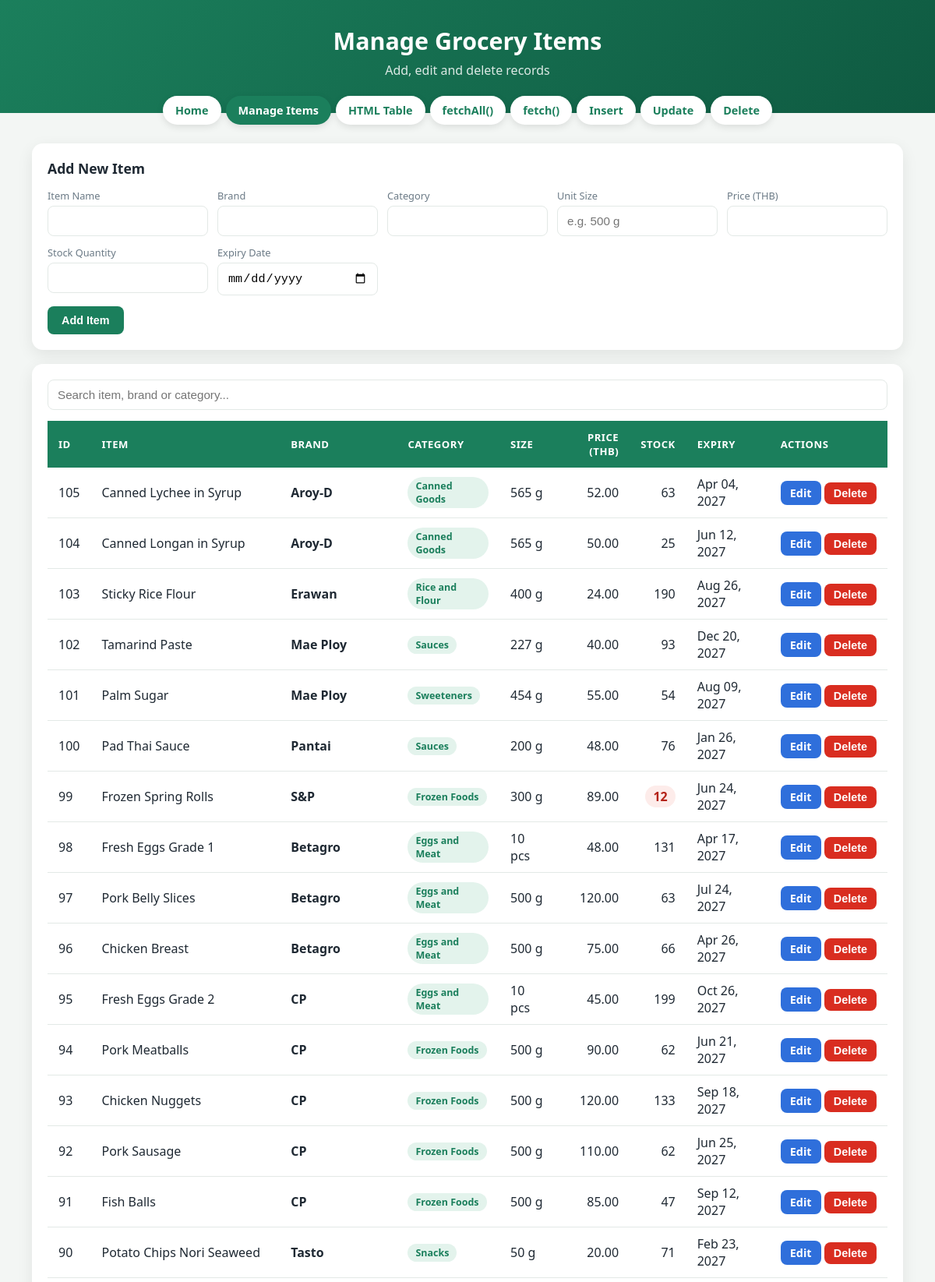
Screenshot of /crud.php (upper part) with the database file from the repository.
### tables this page shows
CREATE TABLE grocery_items (
    item_id        INT UNSIGNED  NOT NULL AUTO_INCREMENT PRIMARY KEY,
    item_name      VARCHAR(100)  NOT NULL,
    brand_name     VARCHAR(50)   NOT NULL,
    category       VARCHAR(30)   NOT NULL,
    unit_size      VARCHAR(20)   NOT NULL,
    price          DECIMAL(8,2)  NOT NULL,
    stock_quantity INT UNSIGNED  NOT NULL DEFAULT 0,
    expiry_date    DATE          NOT NULL,
    INDEX idx_category (category),
    INDEX idx_brand (brand_name)
);

### dbconfig.php (called while the page is built, shortened)
<?php
$table   = 'grocery_items';

### layout.php (the view, shortened to what this page needs)
<?php
function page_start($title, $subtitle = '') {
    $current = basename($_SERVER['PHP_SELF']);
    $links = [
        'index.php'     => 'Home',
        'crud.php'      => 'Manage Items',
        'table.php'     => 'HTML Table',
        'fetch_all.php' => 'fetchAll()',
        'fetch.php'     => 'fetch()',
        'insert.php'    => 'Insert',
        'update.php'    => 'Update',
        'delete.php'    => 'Delete',
    ];
    echo '<!DOCTYPE html><html lang="en"><head><meta charset="UTF-8">';
    echo '<link rel="stylesheet" href="style.css"></head><body>';
    echo '<div class="header"><h1>' . htmlspecialchars($title) . '</h1>';
    echo '<p>' . htmlspecialchars($subtitle) . '</p></div>';
    echo '<nav class="nav">';
    foreach ($links as $file => $label) {
        $active = ($file === $current) ? ' class="active"' : '';
        echo '<a href="' . $file . '"' . $active . '>' . $label . '</a>';
    }
    echo '</nav><div class="container">';
}
function page_end() {
    echo '</div></body></html>';
}
function item_fields($i = null) {
    $v = function ($k) use ($i) { return $i ? htmlspecialchars($i[$k]) : ''; };
    ?>
    <div class="form-grid">
        <div><label>Item Name</label><input type="text" name="item_name" required value="<?= $v('item_name') ?>"></div>
        <div><label>Brand</label><input type="text" name="brand_name" required value="<?= $v('brand_name') ?>"></div>
        <div><label>Category</label><input type="text" name="category" required value="<?= $v('category') ?>"></div>
        <div><label>Unit Size</label><input type="text" name="unit_size" required placeholder="e.g. 500 g" value="<?= $v('unit_size') ?>"></div>
        <div><label>Price (THB)</label><input type="number" step="0.01" min="0" name="price" required value="<?= $v('price') ?>"></div>
        <div><label>Stock Quantity</label><input type="number" min="0" name="stock_quantity" required value="<?= $v('stock_quantity') ?>"></div>
        <div><label>Expiry Date</label><input type="date" name="expiry_date" required value="<?= $v('expiry_date') ?>"></div>
    </div>
    <?php
}
function items_table($items, $actions = false) {
    ?>
    <input type="text" class="search" placeholder="Search item, brand or category..."
           oninput="filterRows(this.value)">
    <div class="table-wrap">
    <table id="items-table">
        <thead><tr>
            <th>ID</th><th>Item</th><th>Brand</th><th>Category</th><th>Size</th>
            <th class="num">Price (THB)</th><th class="num">Stock</th><th>Expiry</th>
            <?php if ($actions): ?><th>Actions</th><?php endif; ?>
        </tr></thead>
        <tbody>
        <?php foreach ($items as $r): ?>
            <tr>
                <td><?= (int)$r['item_id'] ?></td>
                <td><?= htmlspecialchars($r['item_name']) ?></td>
                <td class="brand"><?= htmlspecialchars($r['brand_name']) ?></td>
                <td><span class="badge"><?= htmlspecialchars($r['category']) ?></span></td>
                <td><?= htmlspecialchars($r['unit_size']) ?></td>
                <td class="num"><?= number_format($r['price'], 2) ?></td>
                <td class="num">
                    <?php if ($r['stock_quantity'] < 20): ?>
                        <span class="low"><?= (int)$r['stock_quantity'] ?></span>
                    <?php else: ?><?= (int)$r['stock_quantity'] ?><?php endif; ?>
                </td>
                <td><?= htmlspecialchars(date('M d, Y', strtotime($r['expiry_date']))) ?></td>
                <?php if ($actions): ?>
                <td class="actions">
                    <a class="btn btn-edit" href="crud.php?edit=<?= (int)$r['item_id'] ?>">Edit</a>
                    <form method="post" action="crud.php" onsubmit="return confirm('Delete this item?');">
                        <button class="btn btn-delete">Delete</button>
                    </form>
                </td>
                <?php endif; ?>
            </tr>
        <?php endforeach; ?>
        </tbody>
    </table>
    </div>
    <?php
}

### crud.php (shortened to what this page needs)
<?php
require 'dbconfig.php';
require 'layout.php';
$msg = $err = '';
$edit  = false;
$items = [];
try {
    $items = $pdo->query("SELECT * FROM `$table` ORDER BY item_id DESC")->fetchAll();
} catch (PDOException $e) {
    $err = $err ?: 'Database error: ' . $e->getMessage();
}
page_start('Manage Grocery Items', 'Add, edit and delete records');
?>
<div class="card">
    <h2 class="section-title"><?= $edit ? 'Edit Item #' . (int)$edit['item_id'] : 'Add New Item' ?></h2>
    <form method="post" action="crud.php">
        <?php item_fields($edit ?: null); ?>
        <button class="btn"><?= $edit ? 'Save Changes' : 'Add Item' ?></button>
    </form>
</div>
<div class="card">
    <?php items_table($items, true); ?>
</div>
<?php page_end();

### style.css (style rules this page uses)
:root { --bg:#f3f6f4; --card:#fff; --ink:#1f2933; --muted:#6b7a86; --brand:#1b7f5c; --line:#e3e9e6; }
* { box-sizing: border-box; }
body { margin:0; font-family:'Segoe UI',Roboto,Arial,sans-serif; background:var(--bg); color:var(--ink); }
.header { background:linear-gradient(135deg,#1b7f5c,#0f5a41); color:#fff; padding:32px 24px 44px; text-align:center; }
.header h1 { margin:0 0 6px; font-size:1.9rem; }
.header p { margin:0; opacity:.85; }
.nav { display:flex; flex-wrap:wrap; gap:6px; justify-content:center; margin:-22px auto 0; padding:0 12px; position:relative; }
.nav a { background:#fff; color:var(--brand); text-decoration:none; padding:9px 16px; border-radius:999px; font-weight:600; font-size:.9rem; box-shadow:0 3px 10px rgba(0,0,0,.1); }
.nav a.active { background:var(--brand); color:#fff; }
.container { max-width:1150px; margin:24px auto 40px; padding:0 16px; }
.card { background:var(--card); border-radius:14px; box-shadow:0 6px 20px rgba(0,0,0,.08); padding:20px; margin-bottom:18px; }
.section-title { margin:0 0 14px; font-size:1.1rem; }
.form-grid { display:grid; grid-template-columns:repeat(auto-fit,minmax(190px,1fr)); gap:12px; margin-bottom:14px; }
.form-grid label, .inline label { display:block; font-size:.8rem; color:var(--muted); margin-bottom:4px; }
input[type=text], input[type=number], input[type=date] { width:100%; padding:10px 12px; border:1px solid var(--line); border-radius:8px; font-size:.95rem; }
.btn { display:inline-block; border:0; cursor:pointer; text-decoration:none; padding:10px 18px; border-radius:8px; font-size:.9rem; font-weight:600; color:#fff; background:var(--brand); }
.btn-edit { background:#2f6fdb; padding:6px 12px; }
.btn-delete { background:#d92d20; padding:6px 12px; }
.actions { white-space:nowrap; }
.actions form { display:inline; }
.search { margin-bottom:14px; }
.table-wrap { overflow-x:auto; }
table { width:100%; border-collapse:collapse; min-width:800px; }
thead th { background:var(--brand); color:#fff; text-align:left; padding:12px 14px; font-size:.82rem; text-transform:uppercase; letter-spacing:.5px; }
tbody td { padding:10px 14px; border-bottom:1px solid var(--line); }
.num { text-align:right; }
.badge { display:inline-block; padding:3px 10px; border-radius:999px; background:#e3f3ec; color:var(--brand); font-size:.78rem; font-weight:600; }
.brand { font-weight:600; }
.low { background:#fdecea; color:#b42318; font-weight:700; padding:3px 10px; border-radius:999px; display:inline-block; }

### rows the page displays
grocery_items: item_id "105", item_name "Canned Lychee in Syrup", brand_name "Aroy-D", category "Canned Goods", unit_size "565 g", price "52.00", stock_quantity "63", expiry_date "Apr 04, 2027"
grocery_items: item_id "104", item_name "Canned Longan in Syrup", brand_name "Aroy-D", category "Canned Goods", unit_size "565 g", price "50.00", stock_quantity "25", expiry_date "Jun 12, 2027"
grocery_items: item_id "103", item_name "Sticky Rice Flour", brand_name "Erawan", category "Rice and Flour", unit_size "400 g", price "24.00", stock_quantity "190", expiry_date "Aug 26, 2027"
grocery_items: item_id "102", item_name "Tamarind Paste", brand_name "Mae Ploy", category "Sauces", unit_size "227 g", price "40.00", stock_quantity "93", expiry_date "Dec 20, 2027"
grocery_items: item_id "101", item_name "Palm Sugar", brand_name "Mae Ploy", category "Sweeteners", unit_size "454 g", price "55.00", stock_quantity "54", expiry_date "Aug 09, 2027"
grocery_items: item_id "100", item_name "Pad Thai Sauce", brand_name "Pantai", category "Sauces", unit_size "200 g", price "48.00", stock_quantity "76", expiry_date "Jan 26, 2027"
grocery_items: item_id "99", item_name "Frozen Spring Rolls", brand_name "S&P", category "Frozen Foods", unit_size "300 g", price "89.00", stock_quantity "12", expiry_date "Jun 24, 2027"
grocery_items: item_id "98", item_name "Fresh Eggs Grade 1", brand_name "Betagro", category "Eggs and Meat", unit_size "10 pcs", price "48.00", stock_quantity "131", expiry_date "Apr 17, 2027"
grocery_items: item_id "97", item_name "Pork Belly Slices", brand_name "Betagro", category "Eggs and Meat", unit_size "500 g", price "120.00", stock_quantity "63", expiry_date "Jul 24, 2027"
grocery_items: item_id "96", item_name "Chicken Breast", brand_name "Betagro", category "Eggs and Meat", unit_size "500 g", price "75.00", stock_quantity "66", expiry_date "Apr 26, 2027"
grocery_items: item_id "95", item_name "Fresh Eggs Grade 2", brand_name "CP", category "Eggs and Meat", unit_size "10 pcs", price "45.00", stock_quantity "199", expiry_date "Oct 26, 2027"
grocery_items: item_id "94", item_name "Pork Meatballs", brand_name "CP", category "Frozen Foods", unit_size "500 g", price "90.00", stock_quantity "62", expiry_date "Jun 21, 2027"
grocery_items: item_id "93", item_name "Chicken Nuggets", brand_name "CP", category "Frozen Foods", unit_size "500 g", price "120.00", stock_quantity "133", expiry_date "Sep 18, 2027"
grocery_items: item_id "92", item_name "Pork Sausage", brand_name "CP", category "Frozen Foods", unit_size "500 g", price "110.00", stock_quantity "62", expiry_date "Jun 25, 2027"
grocery_items: item_id "91", item_name "Fish Balls", brand_name "CP", category "Frozen Foods", unit_size "500 g", price "85.00", stock_quantity "47", expiry_date "Sep 12, 2027"
grocery_items: item_id "90", item_name "Potato Chips Nori Seaweed", brand_name "Tasto", category "Snacks", unit_size "50 g", price "20.00", stock_quantity "71", expiry_date "Feb 23, 2027"

### other values shown
$title "Manage Grocery Items"
$subtitle "Add, edit and delete records"
$label "Home"
$label "Manage Items"
$label "HTML Table"
$label "fetchAll()"
$label "fetch()"
$label "Insert"
$label "Update"
$label "Delete"
